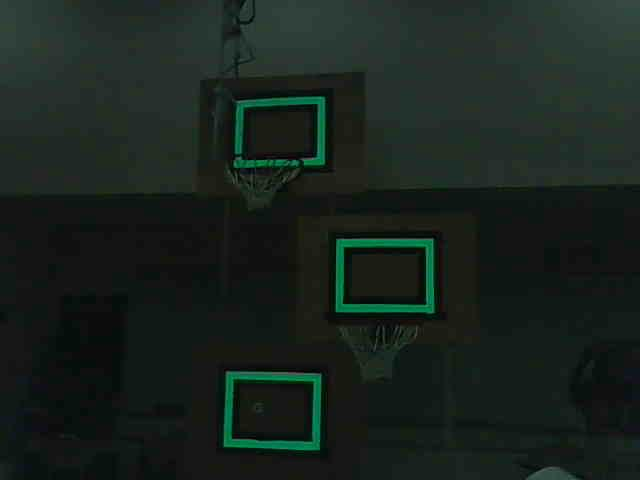
#> input picture experimental/individual/ani/vision/target-imgs/2012-retroreflective-targets.jpg, 640 x 480 px, given in place of all_dists.mp4, which was not available
$ python point_tracking.py
#> lines starting #> are read from the running program, lines starting #| are printed output that depends on the picture; after the words box and inside, x2 and y2 are one past the last pixel; in counts of white or black regions, pixels touching at a corner belong together; pictures that were not available may be replaced by others from this repository, and a replacement may not be noted
### experimental/individual/ani/vision/experimental/depth_prediction.py
from pathlib import Path
import json

from scipy import optimize
import numpy as np
import numpy.polynomial.polynomial as poly
import pandas as pd
import matplotlib.pyplot as plt


class DepthPredModel:
    def __init__(self, known_irl_length=None, dists=None, pixel_lengths=None):
        self.known_length = known_irl_length
        if (
            known_irl_length is not None
            and dists is not None
            and pixel_lengths is not None
        ):
            self.fit(dists, pixel_lengths, known_irl_length=self.known_length)
        else:
            self.coefs = None

    def load_from_json(self, meta_path, points_path):
        with open(meta_path, "r") as f:
#> (reads experimental/individual/ani/vision/experimental/meta.json from the repository)
            meta = json.load(f)
        df = pd.read_json(points_path)
#> (reads experimental/individual/ani/vision/experimental/target_points.json from the repository)

        self.known_length = meta["known_length"]

        dists = []
        for col_name in df:
            dists.append(meta[col_name])

        pixel_lengths = []
        for col_name in df:
            col = df[col_name].tolist()
            # can change metric later if needed
            pixel_len = DepthPredModel.find_pixel_lengths(col).mean()
            pixel_lengths.append(pixel_len)

        self.fit(dists, pixel_lengths)

    def fit(self, dists, pixel_lengths, known_irl_length=None):
        if known_irl_length is not None:
            self.known_length = known_irl_length
        if self.known_length is None:
            raise ValueError("Must supply known_irl_length")

        popt, _ = optimize.curve_fit(self.__rational0_1, pixel_lengths, dists)
        self.coefs = popt
        return popt

    def __rational(self, x, numerator, denominator):
        return poly.polyval(x, numerator) / poly.polyval(x, denominator)

    def __rational0_1(self, x, p0, q1, q2):
        return self.__rational(x, [p0], [q1, q2])

    def _poly_func(self, x):
        return self.__rational0_1(x, *self.coefs)

    # [43 lines left out: functions predict, predict_contours, predict_contour, plot_func, not called in this run]

    @classmethod
    def find_pixel_lengths(cls, points):
        dists = []
        x0, y0 = points[0]
        x1, y1 = points[-1]
        dists.append(np.sqrt((x1 - x0) ** 2 + (y1 - y0) ** 2))

        for idx in range(len(points) - 1):
            x0, y0 = points[idx]
            x1, y1 = points[idx + 1]
            dists.append(np.sqrt((x1 - x0) ** 2 + (y1 - y0) ** 2))

        return np.array(dists, dtype=np.float32)


# [39 lines that do not run on import are left out]

    # [14 lines of commented-out code are left out]

### experimental/individual/ani/vision/experimental/color_filtering_img.py
from pathlib import Path
import cv2
import numpy as np

from img_utils import DisplayUtils, GeneralUtils, ShapeDetector


shape_detector = ShapeDetector()
utils = GeneralUtils()
display_utils = DisplayUtils()


def apply_color_filter(img, lower=[5, 0, 60], upper=[20, 180, 255]):

    blurred = cv2.medianBlur(img, 5)
    hsv = cv2.cvtColor(blurred, cv2.COLOR_BGR2HSV)

    lower_brown = np.array(lower)
    upper_brown = np.array(upper)
    brown_mask = cv2.inRange(hsv, lower_brown, upper_brown)
    brown_res = cv2.bitwise_and(img, img, mask=brown_mask)

    brown_cleaned = cv2.morphologyEx(brown_res, cv2.MORPH_OPEN, (5, 5), iterations=1)

    brown_blurred = cv2.GaussianBlur(brown_cleaned, (3, 3), 0)

    ### Temp Displaying ###
    # grid = display_utils.create_img_grid(
    #     [
    #         [brown_res, brown_dilated, brown_blurred],
    #         [gray_res, gray_dilated, gray_blurred],
    #     ]
    # )
    # cv2.imshow("color grid", grid)

    return brown_blurred


# [76 lines that do not run on import are left out]

### experimental/individual/ani/vision/experimental/img_utils.py
from pathlib import Path
import cv2
import numpy as np


class GeneralUtils:
    def get_contour_centers(self, contours):
        centeriods = []
        for contour in contours:
            M = cv2.moments(contour)
            center_x = int(M["m10"] / M["m00"]) if M["m00"] != 0 else 0
            center_y = int(M["m01"] / M["m00"]) if M["m00"] != 0 else 0
            centeriods.append(np.array([center_x, center_y]))
        return centeriods

    # [60 lines left out: functions get_bbox_centers, calculate_iou, generate_bboxes, get_distinct_bboxes, connect_similar_contours, not called in this run]

    def get_largest_contour(self, contours):
        areas = [cv2.contourArea(contour) for contour in contours]
        return contours[np.argmax(areas)]

    def filter_contours_area(self, contours, area_thresh, keep_big=True):
        filtered = []
        for contour in contours:
            if keep_big and cv2.contourArea(contour) > area_thresh:
                filtered.append(contour)
            elif not keep_big and cv2.contourArea(contour) < area_thresh:
                filtered.append(contour)

        return filtered

    # [25 lines left out: functions filter_contours_closed, blacken_small_noise, equalize_hist_colored, not called in this run]

    def unsharp_mask(self, img, blur_size, img_weight, gaussian_weight):
        # code from https://stackoverflow.com/questions/42872353/correcting-rough-edges/42872732
        gaussian = cv2.GaussianBlur(img, blur_size, 0)
        return cv2.addWeighted(img, img_weight, gaussian, gaussian_weight, 0)

    def smoother_edges(
        self,
        img,
        first_blur_size,
        second_blur_size=(5, 5),
        img_weight=1.5,
        gaussian_weight=-0.5,
    ):
        # code from https://stackoverflow.com/questions/42872353/correcting-rough-edges/42872732
        # blur the image before unsharp masking
        img = cv2.GaussianBlur(img, first_blur_size, 0)
        # perform unsharp masking
        return self.unsharp_mask(img, second_blur_size, img_weight, gaussian_weight)


class ShapeDetector:
    def detect_shape(self, contour, num_sides):
        """Returns True if shape with provided number of sides is detected with supplied closed contour and is convex, False otherwise."""
        # must be closed contour
        perimeter = cv2.arcLength(contour, True)
        approx = cv2.approxPolyDP(contour, 0.05 * perimeter, True)

        if len(approx) == num_sides and cv2.isContourConvex(approx):
            return True

        return False

    def get_contours_of_shape(self, contours, num_sides):
        new_contours = []
        for contour in contours:
            if self.detect_shape(contour, num_sides):
                new_contours.append(contour)

        return new_contours


class DisplayUtils:
    def display_img(self, img, window_name="img", wait_key=-1):
        # cv2.imshow(window_name, img)
        cv2.waitKey(wait_key)

    # [16 lines left out: functions detect_draw_contours, draw_bboxes, not called in this run]

    def draw_circles(self, dest, circles, radius=5, color=(0, 255, 0), thickness=-1):
        if isinstance(circles, list) or (
            isinstance(circles, np.ndarray) and len(circles.shape) == 2
        ):
            for circle in circles:
                cv2.circle(dest, (circle[0], circle[1]), radius, color, thickness)
        else:
            for circle in circles:
                cv2.circle(dest, (circle[0][0], circle[0][1]), radius, color, thickness)

    # [26 lines left out: functions create_img_grid, create_img_grid_list, not called in this run]

### experimental/individual/ani/vision/experimental/target_detection_img.py
import cv2
import numpy as np

from img_utils import DisplayUtils, GeneralUtils, ShapeDetector


shape_detector = ShapeDetector()
utils = GeneralUtils()
display_utils = DisplayUtils()


# [28 lines left out: function draw_targets, not called in this run]


def get_hexagon_contour(frame):
    gray = cv2.cvtColor(frame, cv2.COLOR_BGR2GRAY)

    blurred = cv2.GaussianBlur(gray, (3, 3), 0)
    # thresh = cv2.adaptiveThreshold(
    #     blurred, 255, cv2.ADAPTIVE_THRESH_GAUSSIAN_C, cv2.THRESH_BINARY, 201, 0
    # )
    _, thresh = cv2.threshold(blurred, 0, 255, cv2.THRESH_OTSU)

    median = np.median(gray)
    sigma = 0.33
    lower_thresh = int(max(0, (1.0 - sigma) * median))
    upper_thresh = int(min(255, (1.0 + sigma) * median))
    canny = cv2.Canny(thresh, lower_thresh, upper_thresh)

    contours, hierarchy = cv2.findContours(
        canny, cv2.RETR_TREE, cv2.CHAIN_APPROX_SIMPLE
    )
    contours = utils.filter_contours_area(contours, 1000)

    hexagons = shape_detector.get_contours_of_shape(contours, 6)

    if len(hexagons) == 0:
        return hexagons

    hexagon = utils.get_largest_contour(hexagons)

    return hexagon


# [9 lines left out: function get_target_centroid, not called in this run]


def get_target_corners(frame):

    hexagon_contour = get_hexagon_contour(frame)
    if len(hexagon_contour) == 0:
        return hexagon_contour

    perimeter = cv2.arcLength(hexagon_contour, True)
    approx = cv2.approxPolyDP(hexagon_contour, 0.05 * perimeter, True)

    return approx

### experimental/individual/ani/vision/experimental/point_tracking.py
from pathlib import Path
from collections import deque

import cv2
import numpy as np

from img_utils import DisplayUtils, GeneralUtils, ShapeDetector
from depth_prediction import DepthPredModel
import target_detection_img
import color_filtering_img

RESOLUTION_SCALE = 1
KNOWN_DEPTH_WEIGHT = 0.5
DETECT_EVERY_N_FRAMES = 15

pixel_to_dist_path = Path(r"./target_points.json")
meta_path = Path(r"./meta.json")

# [9 lines of commented-out code are left out]
video_path = Path(
    "E:/code/projects/frc-vision/datasets/target-dataset/vision-videos/distance-measuring/all_dists.mp4"
)

utils = GeneralUtils()
shape_detector = ShapeDetector()
display_utils = DisplayUtils()

depth_model = DepthPredModel()
depth_model.load_from_json(meta_path, pixel_to_dist_path)
depth_deque = deque(maxlen=5)

# Parameters for lucas kanade optical flow
lk_params = dict(
    winSize=(27, 27),
    maxLevel=5,
    criteria=(cv2.TERM_CRITERIA_EPS | cv2.TERM_CRITERIA_COUNT, 1000, 1.01),
)


def get_hexagon_points(frame):
    # equalize color and brightness, 2000+ fps
    equalized = cv2.normalize(frame, None, 0, 255, cv2.NORM_MINMAX)
    # filter by color, ~60fps
    # orange filter: [0, 75, 200], [16, 255, 255]
    filtered = color_filtering_img.apply_color_filter(
        equalized, [0, 50, 0], [32, 255, 255]
    )
    # smooth to remove jagged edges, 200+ fps
    smoothed = utils.smoother_edges(filtered, (7, 7), (1, 1))
    # acutal data, ~18 fps
    hexagon = target_detection_img.get_target_corners(smoothed)

    # [4 lines of commented-out code are left out]
    return hexagon


cap = cv2.VideoCapture(str(video_path))
if not cap.isOpened():
    print("Cannot open video/camera")
    exit()

# fourcc = cv2.VideoWriter_fourcc(*"XVID")
# out = cv2.VideoWriter("sample-output-120fps.avi", fourcc, 120, (1280, 720))


ret, old_frame = cap.read()
#> old_frame is the input picture: shape (480, 640, 3); mean B, G, R 29.8, 34.9, 24.9
old_frame = cv2.resize(
    old_frame,
    (
        int(old_frame.shape[1] * RESOLUTION_SCALE),
        int(old_frame.shape[0] * RESOLUTION_SCALE),
    ),
)

old_gray = cv2.cvtColor(old_frame, cv2.COLOR_BGR2GRAY)
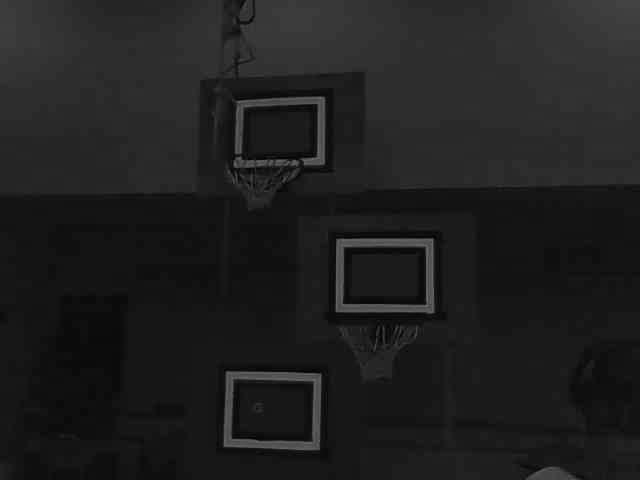
#> old_gray: shape (480, 640); min 0, max 114, mean 31.3
old_points = np.empty((0, 1, 2), dtype=np.float32)

frame_count = -1
no_target = True
while True:
    # Capture frame-by-frame
    ret, frame = cap.read()
    if not ret:
        break
    frame_count += 1
    timer = cv2.getTickCount()
    frame = cv2.resize(
        frame,
        (
            int(frame.shape[1] * RESOLUTION_SCALE),
            int(frame.shape[0] * RESOLUTION_SCALE),
        ),
    )
    frame_gray = cv2.cvtColor(frame, cv2.COLOR_BGR2GRAY)

    # every n frames, or if there isn't a target, detect
    if frame_count % DETECT_EVERY_N_FRAMES == 0 or no_target:
        hexagon = get_hexagon_points(frame)
#> in get_hexagon_points, `equalized = cv2.normalize(frame, None, 0, 255, cv2.NORM_MINMAX)`:
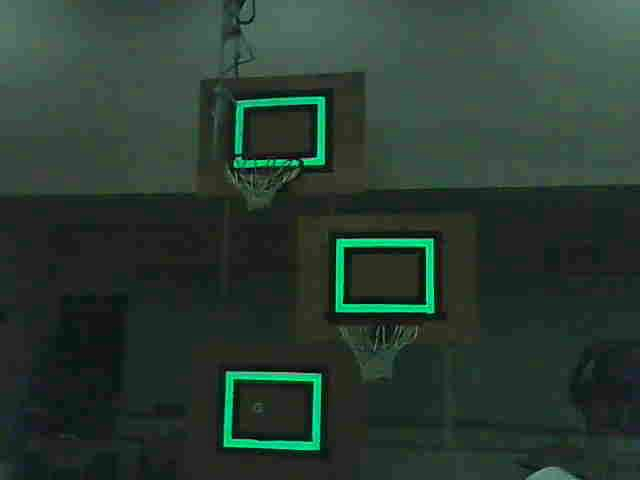
#> equalized: shape (480, 640, 3); mean B, G, R 50.6, 59.3, 42.3
#> in apply_color_filter, `hsv = cv2.cvtColor(blurred, cv2.COLOR_BGR2HSV)`: hsv: shape (480, 640, 3); mean H, S, V 62.1, 71, 59.4
#> in apply_color_filter, `brown_mask = cv2.inRange(hsv, lower_brown, upper_brown)`:
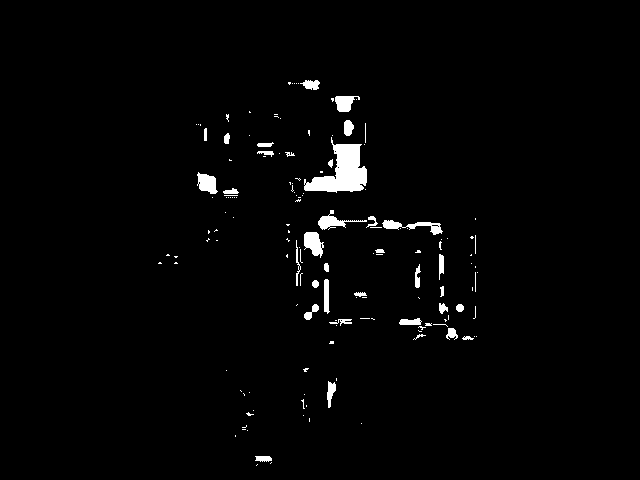
#> brown_mask: shape (480, 640); 1.9% white; 151 white regions (114 under 20 px), largest, box (x1, y1, x2, y2) and area: (304, 137, 367, 193) 1719, (382, 220, 443, 235) 344, (304, 232, 324, 258) 342
#> in apply_color_filter, `brown_res = cv2.bitwise_and(img, img, mask=brown_mask)`:
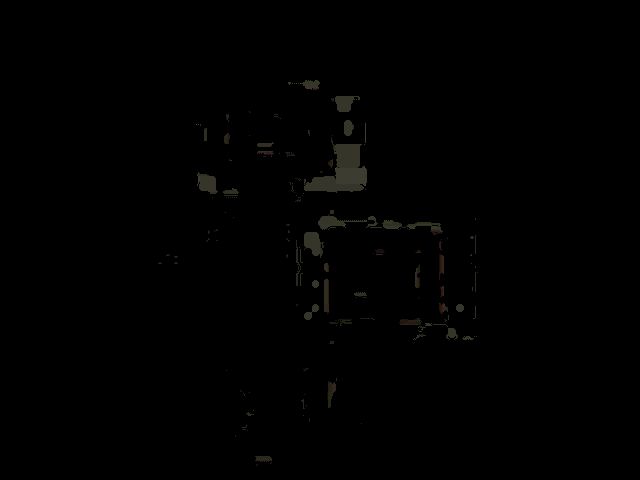
#> brown_res: shape (480, 640, 3); mean B, G, R 0.7, 0.9, 0.9
#> in get_hexagon_contour, `_, thresh = cv2.threshold(blurred, 0, 255, cv2.THRESH_OTSU)`:
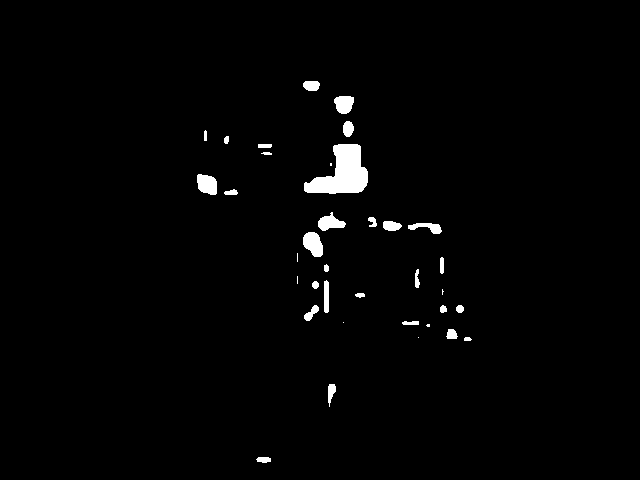
#> thresh: shape (480, 640); 1.7% white; 36 white regions (7 under 20 px), largest, box (x1, y1, x2, y2) and area: (304, 144, 368, 194) 1866, (303, 232, 323, 257) 366, (197, 174, 217, 195) 337
#> in get_hexagon_contour, `median = np.median(gray)`: median = 0
#> in get_hexagon_contour, `canny = cv2.Canny(thresh, lower_thresh, upper_thresh)`:
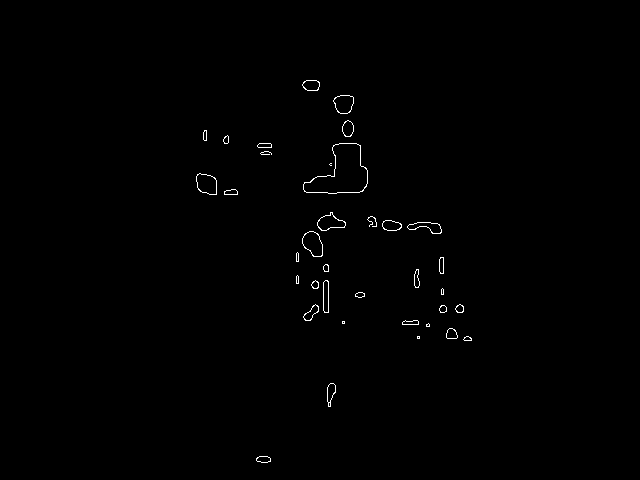
#> canny: shape (480, 640); 0.48% white in thin lines or dots, all inside (x1, y1, x2, y2) = (196, 80, 472, 463)
#> in get_hexagon_contour, `contours, hierarchy = cv2.findContours( canny, cv2.RETR_TREE, cv2.CHAI..`: contours = 70 contours, 16 with area under 20; largest, box (x1, y1, x2, y2) and area: (303, 143, 368, 194) 1860, (303, 143, 368, 194) 1848, (302, 231, 323, 257) 364, (302, 231, 323, 257) 356, (196, 173, 217, 195) 336
#> the loop in filter_contours_area, `for contour in contours:` made 70 passes
#> contour on passes 8, 9, 14, 15: [[417, 336], [417, 338], [419, 338], [419, 336]], [[417, 337], [418, 336], [419, 337], [418, 338]], [[342, 321], [342, 323], [344, 323], [344, 321]], [[342, 322], [343, 321], [344, 322], [343, 323]]
#> after the loop in filter_contours_area, `for contour in contours:`: filtered = 2 contours; box (x1, y1, x2, y2) and area: (303, 143, 368, 194) 1860, (303, 143, 368, 194) 1848
#> in get_hexagon_contour, `contours = utils.filter_contours_area(contours, 1000)`: contours has the same summary as filtered in filter_contours_area
#> the loop in get_contours_of_shape, `for contour in contours:` made 2 passes
#> perimeter in detect_shape on passes 1 to 2: 216.7, 213.7
#> after the loop in get_contours_of_shape, `for contour in contours:`: new_contours = []
#> hexagon = []
        # if hexagon is found, set good points to detection and set no_target to False
        if len(hexagon) != 0:
            no_target = False
            good_new = hexagon
            depth_ft = (
                depth_model.predict_contour(hexagon, RESOLUTION_SCALE) * 0.00328084
            )
            depth_deque.append(depth_ft)
        # else, set no_target to True
        else:
            no_target = True
            good_new = np.array([])

    # if it is time to track or nothing was detected
    if frame_count % DETECT_EVERY_N_FRAMES != 0 or good_new.size == 0:
        new_points, status, error = cv2.calcOpticalFlowPyrLK(
            old_gray, frame_gray, old_points, None, **lk_params
        )
        if new_points is None:  # no points left in frame
            good_new = np.array([])
        else:
            good_new = new_points[status == 1]
            if good_new.size != 0:
                depth_ft_pred = (
                    depth_model.predict_contour(good_new, RESOLUTION_SCALE) * 0.00328084
                )
                depth_ft = depth_deque[-1] * KNOWN_DEPTH_WEIGHT + depth_ft_pred * (
                    1.0 - KNOWN_DEPTH_WEIGHT
                )
            else:
                depth_ft = -1

    old_points = good_new.reshape(-1, 1, 2).astype(np.float32)
    old_gray = frame_gray.copy()

    centroid = utils.get_contour_centers([good_new]) if good_new.size != 0 else []

    ### Displaying ###
    # print(centroid)
    display_utils.draw_circles(
        frame, good_new.reshape((-1, 2)), radius=3, color=(255, 0, 0)
    )
    display_utils.draw_circles(frame, utils.get_contour_centers([good_new]), radius=5)
#> the loop in get_contour_centers, `for contour in contours:` made 1 pass
#> (contour, center_x, center_y) on pass 1: (empty array, 0, 0)
#> after the loop in get_contour_centers, `for contour in contours:`: centeriods = [[0, 0]]
#> the loop in draw_circles (call 2), `for circle in circles:` made 1 pass
#> after the loop in draw_circles (call 2), `for circle in circles:`: dest: shape (480, 640, 3); 0.01% of pixels changed, all inside (x1, y1, x2, y2) = (0, 0, 6, 6)

    fps = cv2.getTickFrequency() / (cv2.getTickCount() - timer)
    cv2.putText(
        frame,
#> (the run stopped early here; a loop or call above may not have finished)
